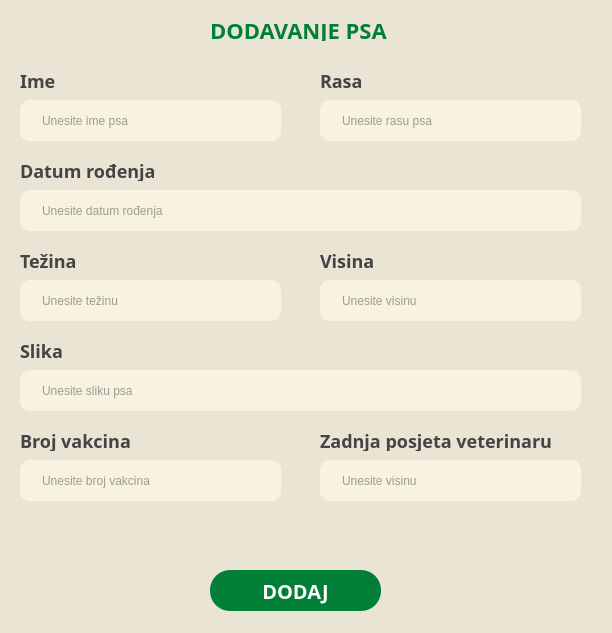
<?xml version="1.0" encoding="UTF-8"?>
<ui version="4.0">
 <class>CreateDogModal</class>
 <widget class="QWidget" name="CreateDogModal">
  <property name="geometry">
   <rect>
    <x>0</x>
    <y>0</y>
    <width>612</width>
    <height>633</height>
   </rect>
  </property>
  <property name="windowTitle">
   <string>Create new dog</string>
  </property>
  <property name="styleSheet">
   <string notr="true">background-color: #E9E4D4;  </string>
  </property>
  <widget class="QLabel" name="label">
   <property name="geometry">
    <rect>
     <x>210</x>
     <y>20</y>
     <width>201</width>
     <height>21</height>
    </rect>
   </property>
   <property name="styleSheet">
    <string notr="true">font-family: Montserrat;
font-size: 22px;
color: #017F36;
font-weight: bold;</string>
   </property>
   <property name="text">
    <string>DODAVANJE PSA</string>
   </property>
  </widget>
  <widget class="QLabel" name="label_2">
   <property name="geometry">
    <rect>
     <x>20</x>
     <y>70</y>
     <width>41</width>
     <height>21</height>
    </rect>
   </property>
   <property name="styleSheet">
    <string notr="true">font-family: Montserrat;
font-size: 18px;
color: #444;
font-weight: bold;</string>
   </property>
   <property name="text">
    <string>Ime</string>
   </property>
  </widget>
  <widget class="QLineEdit" name="nameInput">
   <property name="geometry">
    <rect>
     <x>20</x>
     <y>100</y>
     <width>261</width>
     <height>41</height>
    </rect>
   </property>
   <property name="styleSheet">
    <string notr="true">border: none;
background-color: #F8F3E0;
color: #444;
border-radius: 10px;
padding-left: 20px;</string>
   </property>
   <property name="text">
    <string/>
   </property>
   <property name="placeholderText">
    <string>Unesite ime psa</string>
   </property>
  </widget>
  <widget class="QLineEdit" name="raceInput">
   <property name="geometry">
    <rect>
     <x>320</x>
     <y>100</y>
     <width>261</width>
     <height>41</height>
    </rect>
   </property>
   <property name="styleSheet">
    <string notr="true">border: none;
background-color: #F8F3E0;
color: #444;
border-radius: 10px;
padding-left: 20px;</string>
   </property>
   <property name="text">
    <string/>
   </property>
   <property name="placeholderText">
    <string>Unesite rasu psa</string>
   </property>
  </widget>
  <widget class="QLabel" name="label_3">
   <property name="geometry">
    <rect>
     <x>320</x>
     <y>70</y>
     <width>51</width>
     <height>21</height>
    </rect>
   </property>
   <property name="styleSheet">
    <string notr="true">font-family: Montserrat;
font-size: 18px;
color: #444;
font-weight: bold;</string>
   </property>
   <property name="text">
    <string>Rasa</string>
   </property>
  </widget>
  <widget class="QLabel" name="label_4">
   <property name="geometry">
    <rect>
     <x>20</x>
     <y>160</y>
     <width>151</width>
     <height>21</height>
    </rect>
   </property>
   <property name="styleSheet">
    <string notr="true">font-family: Montserrat;
font-size: 18px;
color: #444;
font-weight: bold;</string>
   </property>
   <property name="text">
    <string>Datum rođenja</string>
   </property>
  </widget>
  <widget class="QLineEdit" name="birthDateInput">
   <property name="geometry">
    <rect>
     <x>20</x>
     <y>190</y>
     <width>561</width>
     <height>41</height>
    </rect>
   </property>
   <property name="styleSheet">
    <string notr="true">border: none;
background-color: #F8F3E0;
color: #444;
border-radius: 10px;
padding-left: 20px;</string>
   </property>
   <property name="text">
    <string/>
   </property>
   <property name="placeholderText">
    <string>Unesite datum rođenja</string>
   </property>
  </widget>
  <widget class="QLineEdit" name="weightInput">
   <property name="geometry">
    <rect>
     <x>20</x>
     <y>280</y>
     <width>261</width>
     <height>41</height>
    </rect>
   </property>
   <property name="styleSheet">
    <string notr="true">border: none;
background-color: #F8F3E0;
color: #444;
border-radius: 10px;
padding-left: 20px;</string>
   </property>
   <property name="text">
    <string/>
   </property>
   <property name="placeholderText">
    <string>Unesite težinu</string>
   </property>
  </widget>
  <widget class="QLabel" name="label_5">
   <property name="geometry">
    <rect>
     <x>20</x>
     <y>250</y>
     <width>151</width>
     <height>21</height>
    </rect>
   </property>
   <property name="styleSheet">
    <string notr="true">font-family: Montserrat;
font-size: 18px;
color: #444;
font-weight: bold;</string>
   </property>
   <property name="text">
    <string>Težina</string>
   </property>
  </widget>
  <widget class="QLabel" name="label_6">
   <property name="geometry">
    <rect>
     <x>320</x>
     <y>250</y>
     <width>151</width>
     <height>21</height>
    </rect>
   </property>
   <property name="styleSheet">
    <string notr="true">font-family: Montserrat;
font-size: 18px;
color: #444;
font-weight: bold;</string>
   </property>
   <property name="text">
    <string>Visina</string>
   </property>
  </widget>
  <widget class="QLineEdit" name="heightInput">
   <property name="geometry">
    <rect>
     <x>320</x>
     <y>280</y>
     <width>261</width>
     <height>41</height>
    </rect>
   </property>
   <property name="styleSheet">
    <string notr="true">border: none;
background-color: #F8F3E0;
color: #444;
border-radius: 10px;
padding-left: 20px;</string>
   </property>
   <property name="text">
    <string/>
   </property>
   <property name="placeholderText">
    <string>Unesite visinu</string>
   </property>
  </widget>
  <widget class="QLabel" name="label_7">
   <property name="geometry">
    <rect>
     <x>20</x>
     <y>340</y>
     <width>151</width>
     <height>21</height>
    </rect>
   </property>
   <property name="styleSheet">
    <string notr="true">font-family: Montserrat;
font-size: 18px;
color: #444;
font-weight: bold;</string>
   </property>
   <property name="text">
    <string>Slika</string>
   </property>
  </widget>
  <widget class="QLineEdit" name="imageUrlInput">
   <property name="geometry">
    <rect>
     <x>20</x>
     <y>370</y>
     <width>561</width>
     <height>41</height>
    </rect>
   </property>
   <property name="styleSheet">
    <string notr="true">border: none;
background-color: #F8F3E0;
color: #444;
border-radius: 10px;
padding-left: 20px;</string>
   </property>
   <property name="text">
    <string/>
   </property>
   <property name="placeholderText">
    <string>Unesite sliku psa</string>
   </property>
  </widget>
  <widget class="QLabel" name="label_8">
   <property name="geometry">
    <rect>
     <x>20</x>
     <y>430</y>
     <width>151</width>
     <height>21</height>
    </rect>
   </property>
   <property name="styleSheet">
    <string notr="true">font-family: Montserrat;
font-size: 18px;
color: #444;
font-weight: bold;</string>
   </property>
   <property name="text">
    <string>Broj vakcina</string>
   </property>
  </widget>
  <widget class="QLabel" name="label_9">
   <property name="geometry">
    <rect>
     <x>320</x>
     <y>430</y>
     <width>271</width>
     <height>21</height>
    </rect>
   </property>
   <property name="styleSheet">
    <string notr="true">font-family: Montserrat;
font-size: 18px;
color: #444;
font-weight: bold;</string>
   </property>
   <property name="text">
    <string>Zadnja posjeta veterinaru</string>
   </property>
  </widget>
  <widget class="QLineEdit" name="vaccineNumberInput">
   <property name="geometry">
    <rect>
     <x>20</x>
     <y>460</y>
     <width>261</width>
     <height>41</height>
    </rect>
   </property>
   <property name="styleSheet">
    <string notr="true">border: none;
background-color: #F8F3E0;
color: #444;
border-radius: 10px;
padding-left: 20px;</string>
   </property>
   <property name="text">
    <string/>
   </property>
   <property name="readOnly">
    <bool>false</bool>
   </property>
   <property name="placeholderText">
    <string>Unesite broj vakcina</string>
   </property>
  </widget>
  <widget class="QLineEdit" name="lastVetVisitInput">
   <property name="geometry">
    <rect>
     <x>320</x>
     <y>460</y>
     <width>261</width>
     <height>41</height>
    </rect>
   </property>
   <property name="styleSheet">
    <string notr="true">border: none;
background-color: #F8F3E0;
color: #444;
border-radius: 10px;
padding-left: 20px;</string>
   </property>
   <property name="text">
    <string/>
   </property>
   <property name="placeholderText">
    <string>Unesite visinu</string>
   </property>
  </widget>
  <widget class="QPushButton" name="pushButton">
   <property name="geometry">
    <rect>
     <x>210</x>
     <y>570</y>
     <width>171</width>
     <height>41</height>
    </rect>
   </property>
   <property name="styleSheet">
    <string notr="true">border: none;
border-radius: 20px;
background-color: #017F36;
font-family: Montserrat;
font-weight: bold;
color: #fff;
font-size: 20px;</string>
   </property>
   <property name="text">
    <string>DODAJ</string>
   </property>
  </widget>
  <widget class="QLabel" name="exitButton">
   <property name="geometry">
    <rect>
     <x>550</x>
     <y>10</y>
     <width>51</width>
     <height>41</height>
    </rect>
   </property>
   <property name="cursor">
    <cursorShape>PointingHandCursor</cursorShape>
   </property>
   <property name="text">
    <string/>
   </property>
  </widget>
 </widget>
 <resources/>
 <connections/>
</ui>
